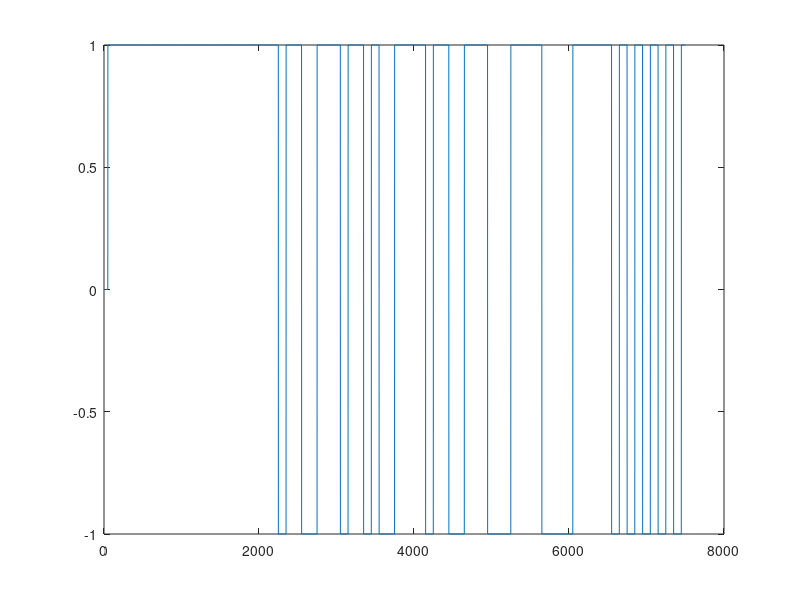

Source code (MATLAB):
carrierFrequency = 10^8; % Hz
symbolRate = 10^6; % Hz
samplesPerSymbol = carrierFrequency / symbolRate;

freqSync = ones(1, 20);
timingSync = [1 1 -1 1 1 -1 -1 1 1 1 -1 1 1 -1 1 -1 -1 1 1 1];
frameSync = [1 -1 1 1 -1 -1 1 1 1 -1 -1 -1 1 1 1 1 -1 -1 -1 -1 1 1 1 1];
pilot = [1 -1 1 -1 1 -1 1 -1 1 -1];
message = [1];

symbols = [freqSync timingSync frameSync pilot message];

nSamples = samplesPerSymbol * length(symbols);
Xi = 1:nSamples;
X = zeros(1, nSamples);

for i = 1:length(symbols)
    t = samplesPerSymbol*i;
    X = X + symbols(i) * rectpuls(Xi - t, samplesPerSymbol);
end

plot(Xi, X);

transmitsignal = X;
save('transmitsignal.mat', 'transmitsignal');
